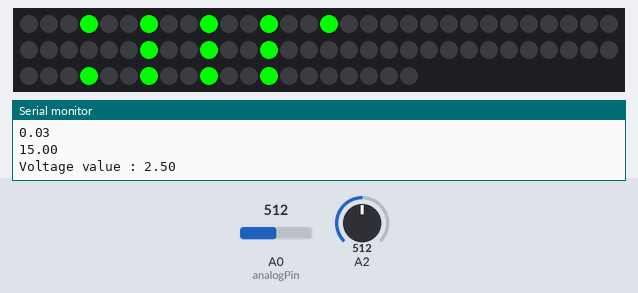
A sketch run on a simulated Arduino Uno, built with avr-gcc and run on an emulated ATmega328P. On the bench: 80 RGB LEDs in strip order, left to right, continuing on the next row, the last lines printed to the serial monitor. The inputs (shaded band) are chosen by the test bench; at power-on: A0 (analogPin) = 512, A2 = 512.

Above: at 0.99 s.
1.3 s: A0 (analogPin) set to 361
3.0 s: A0 (analogPin) set to 336
At 3.19 s:
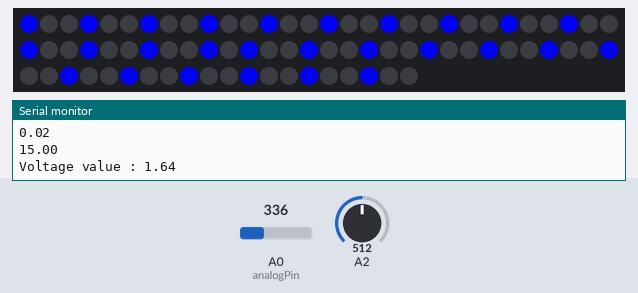
4.9 s: A0 (analogPin) set to 257
6.4 s: A0 (analogPin) set to 230
At 6.65 s:
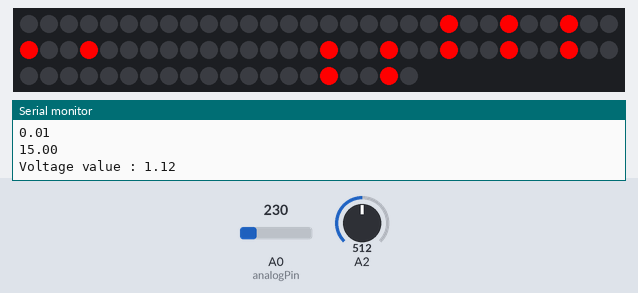
8.4 s: A0 (analogPin) set to 306
At 8.74 s:
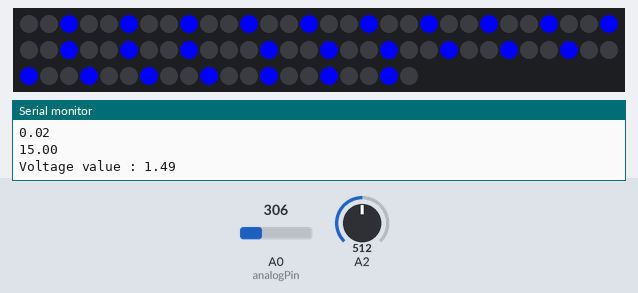
10.4 s: A0 (analogPin) set to 122
At 10.94 s:
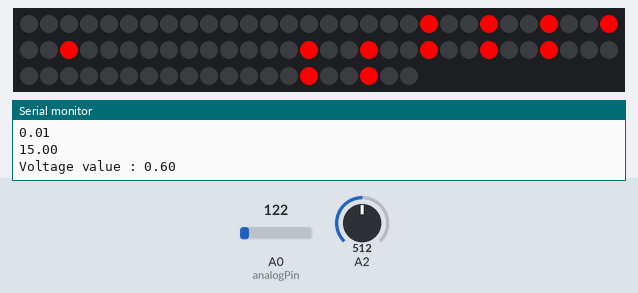

Measured:
- the behaviour switches between 349 and 348 on A0 (analogPin) (found by bisection; images 0 and 1)
- the behaviour switches between 246 and 245 on A0 (analogPin) (found by bisection; images 1 and 2)
- after the input at 3.0 s, the LEDs: first differ from a run without the input after 0.14 s (image 1)
- after the input at 6.4 s, the LEDs: first differ from a run without the input after 0.20 s (image 2)
- after the input at 8.4 s, the LEDs: first change after 0.08 s (image 3 shows a later state)
- after the input at 10.4 s, the LEDs: first differ from a run without the input after 0.28 s (image 4 shows a later state)

The sketch:

TeamBetaArduinoRGStrip.ino
```cpp
// A basic everyday NeoPixel strip test program.

// NEOPIXEL BEST PRACTICES for most reliable operation:
// - Add 1000 uF CAPACITOR between NeoPixel strip's + and - connections.
// - MINIMIZE WIRING LENGTH between microcontroller board and first pixel.
// - NeoPixel strip's DATA-IN should pass through a 300-500 OHM RESISTOR.
// - AVOID connecting NeoPixels on a LIVE CIRCUIT. If you must, ALWAYS
//   connect GROUND (-) first, then +, then data.
// - When using a 3.3V microcontroller with a 5V-powered NeoPixel strip,
//   a LOGIC-LEVEL CONVERTER on the data line is STRONGLY RECOMMENDED.
// (Skipping these may work OK on your workbench but can fail in the field)

#include <FastLED.h>
#include <Adafruit_NeoPixel.h>
#include <SoftwareSerial.h>
SoftwareSerial mySerial(2, 3);
#ifdef __AVR__
 #include <avr/power.h> // Required for 16 MHz Adafruit Trinket
#endif

// Which pin on the Arduino is connected to the NeoPixels?
// On a Trinket or Gemma we suggest changing this to 1:
#define LED_PIN 5

// How many NeoPixels are attached to the Arduino?
#define LED_COUNT 80

// Declare our NeoPixel strip object:
Adafruit_NeoPixel strip(LED_COUNT, LED_PIN, NEO_GRB + NEO_KHZ800);

int analogPin = A0; // Solar panel connected to analog pin 0
int sensorValue = 0; //variable to store the read value
float RedLEDs = 1.2;  //voltage value for red LED activation
float GreenLEDs = 1.7; // voltage value for green LED activation

// LED Track pixel number values ------------------------------------------

int GreenTrack1START = 0; // Starting value of the first green LED (track 1)
int GreenTrack1END = 18; // Ending value of the first green LED (track 1)
int GreenTrack2START = 34; // Starting value of the first green LED (track 2)
int GreenTrack2END = 43; // Ending value of the first green LED (track 2)
int GreenTrack3START = 60; // Starting value of the first green LED (track 3)
int GreenTrack3END = 73; // Ending value of the first green LED (track 3)

int RedTrack1START = 18; // Starting value of the first red LED (track 1)
int RedTrack1END = 34; // Ending value of the first red LED (track 1)
int RedTrack2START = 43; // Starting value of the first red LED (track 2)
int RedTrack2END = 59; // Ending value of the first red LED (track 2)
int RedTrack3START = 73; // Starting value of the first red LED (track 3)
int RedTrack3END = 80; // Ending value of the first red LED (track 3)


// setup() function -- runs once at startup --------------------------------

void setup() {
  mySerial.begin(9600);
  Serial.begin(9600);       // For voltage reading of solar panel
  strip.begin();           // INITIALIZE NeoPixel strip object (REQUIRED)
  strip.show();            // Turn OFF all pixels ASAP
  strip.setBrightness(255); // Set BRIGHTNESS to about 1/5 (max = 255)
}


// loop() function -- runs repeatedly as long as board is on ---------------

void loop() {
  sensorValue = analogRead(analogPin);  //read the input pin
  float V_panel = sensorValue * (5.0/1024.0);
  Serial.print( "Voltage value : ");
  // Do a theater marquee effect in various colors...
 // theaterChase(strip.Color(0,   255,   0), 100); // Red, half brightness
  //strip.setBrightness(255);
  if(V_panel < RedLEDs ){
      Red_theaterChase(strip.Color(255,   0,   0),100); //RED TRACK (Solar)
  }else if ( V_panel  > GreenLEDs){
       Green_theaterChase(strip.Color(  0, 255,   0), 100); // GREEN Track (Grid)

  } else {
      theaterChaseBOTH(strip.Color(0 ,   0,   255),100); //Blue Track (Cloudy)

  }
  Serial.println(V_panel);
  float pin0 = 0;
  float pin1 = 0;
  float current = 0;
  pin0 = analogRead(A0);
  current = pin0 - pin1;
  float voltage = analogRead(A2);
  voltage = (voltage / 1024.0) * 5.0 * 6.0;
  current = (current / 1024.0) * 5.0;
  current = current / 75.0;
  int power = current * voltage * 500;
  //if (availableForWrite() > 0) {
    mySerial.write(power);
    Serial.println(power);
    Serial.println(current);
    Serial.println(voltage);
  //}
  //delay(100);
}


// Theater-marquee-style chasing lights. Pass in a color (32-bit value,
// a la strip.Color(r,g,b) as mentioned above), and a delay time (in ms)
// between frames.

//Green LED track that represent solar power --------------
void Green_theaterChase(uint32_t color, int wait) {
    for(int b=0; b<3; b++) { //  'b' counts from 0 to 2...
      strip.clear();         //   Set all pixels in RAM to 0 (off)
      // 'c' counts up from 'b' to end of strip in steps of 3
     for(int c=b; c < strip.numPixels (); c += 3) {
        if ( c > GreenTrack1START && c < GreenTrack1END ){
          strip.setPixelColor(c, color); // Set pixel 'c' to value 'color'
          }
        if ( c > GreenTrack2START && c < GreenTrack2END){
          strip.setPixelColor(c, color); // Set pixel 'c' to value 'color'
        }
        if ( c > GreenTrack3START && c < GreenTrack3END){
          strip.setPixelColor(c, color); // Set pixel 'c' to value 'color'
        }

        }
      strip.show(); // Update strip with new contents
      delay(wait);  // Pause for a moment
    }

}
void theaterChaseBOTH(uint32_t color, int wait) {
  //   strip.setBrightness(255);
      //REVERSE
    for(int d=strip.numPixels(); d>(strip.numPixels()-3); d--) {   //  'b' counts from 2 to 0...
      strip.clear();         //   Set all pixels in RAM to 0 (off)
      // 'e' counts down from 'numPixels' to half of the strip in steps of 3...
    for(int e= d; e > strip.numPixels()/2-1 ; e -= 3) {
       strip.setPixelColor(strip.numPixels() - e, color);
       strip.setPixelColor(e, color); // Set pixel 'c' to value 'color'

      }

      strip.show(); // Update strip with new contents
      delay(wait);  // Pause for a moment
    }

}


// Red LED tracks that represent electricity grid -----------------------
void Red_theaterChase(uint32_t color, int wait) {
    //strip.setBrightness(255);
    for(int b=0; b<3; b++) { //  'b' counts from 0 to 2...
      strip.clear();         //   Set all pixels in RAM to 0 (off)
      // 'c' counts up from 'b' to end of LED strip
     for(int c=b; c < strip.numPixels (); c += 3) {
        if ( c > RedTrack1START && c < RedTrack1END ){
          strip.setPixelColor(c, color); // Set pixel 'c' to value 'color'
          }
        if ( c > RedTrack2START && c < RedTrack2END){
          strip.setPixelColor(c, color); // Set pixel 'c' to value 'color'
        }
        if ( c > RedTrack3START && c < RedTrack3END){
          strip.setPixelColor(c, color); // Set pixel 'c' to value 'color'
        }

        }
      strip.show(); // Update strip with new contents
      delay(wait);  // Pause for a moment
    }

}
```
